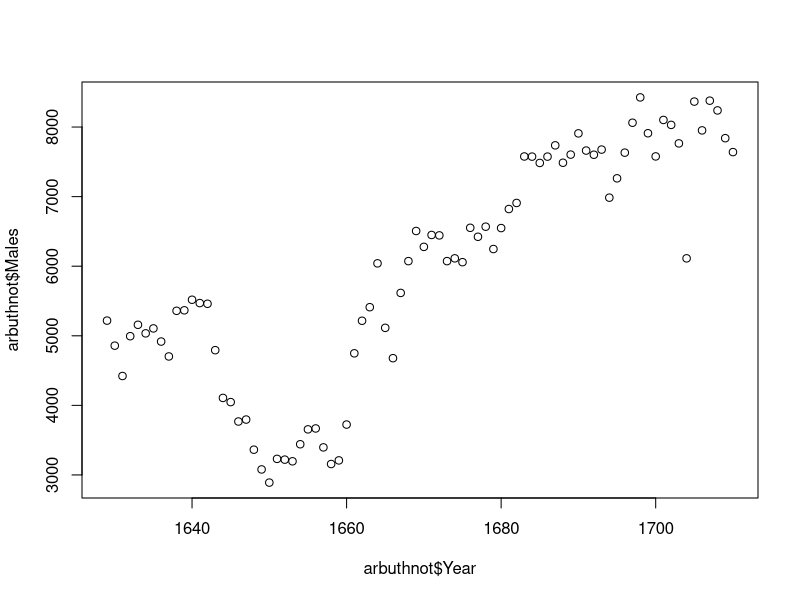
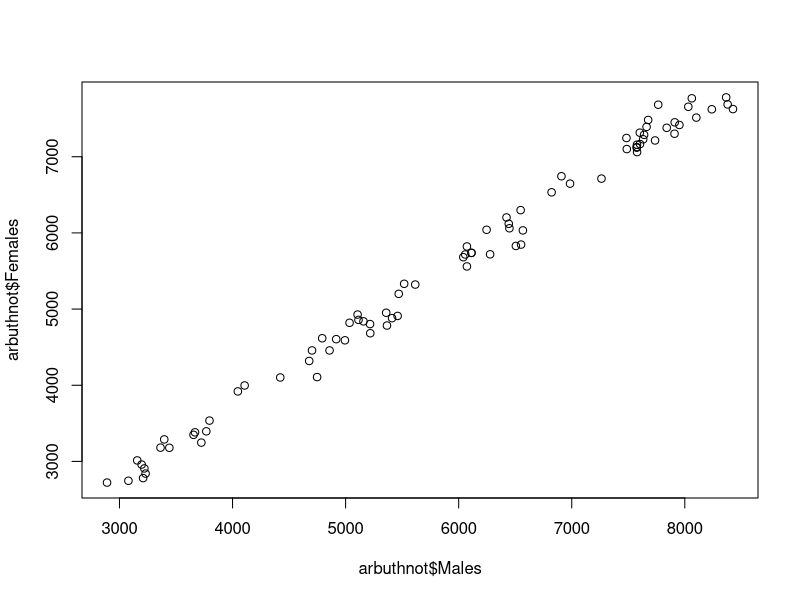
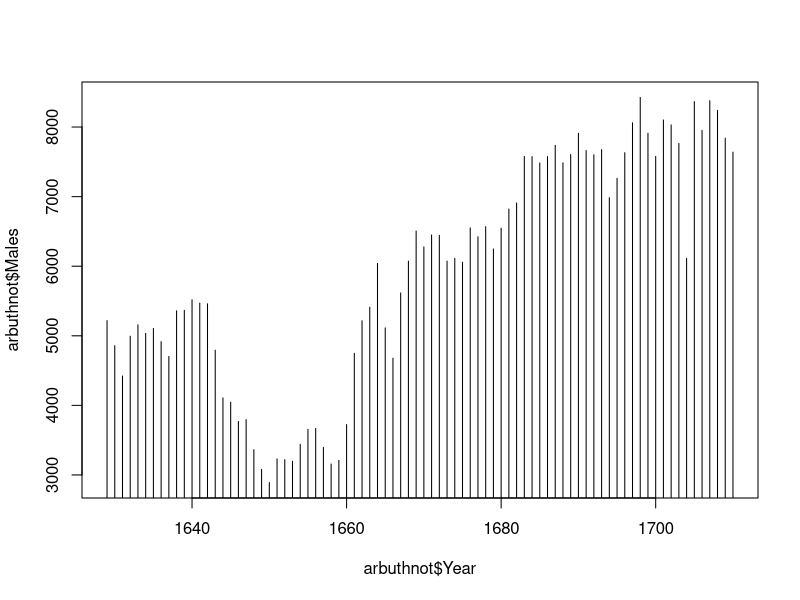
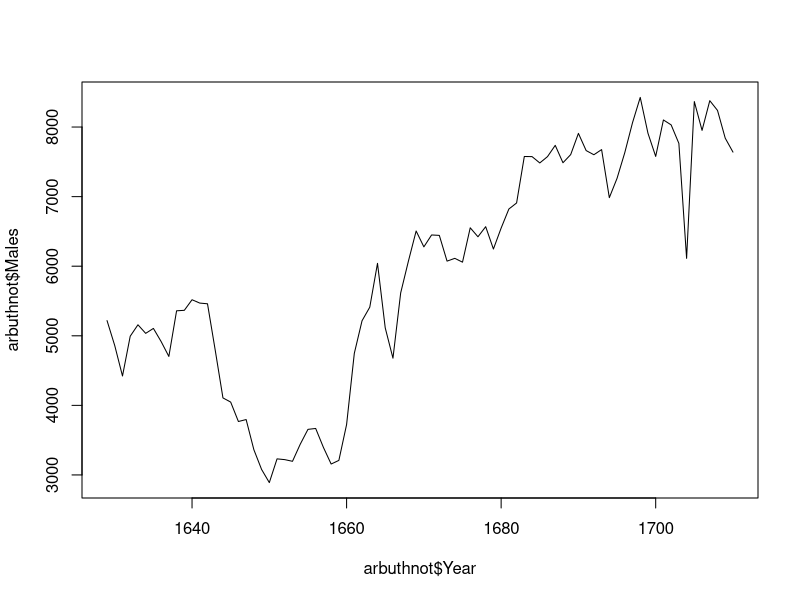
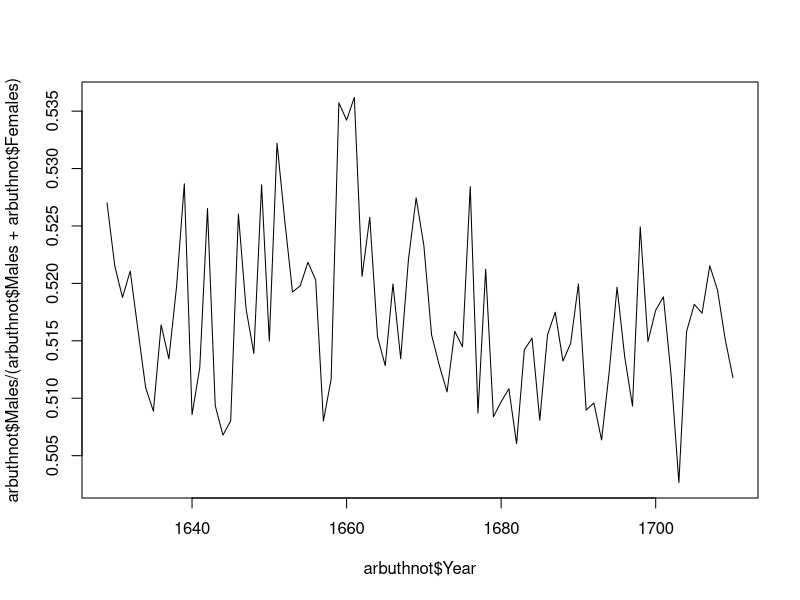
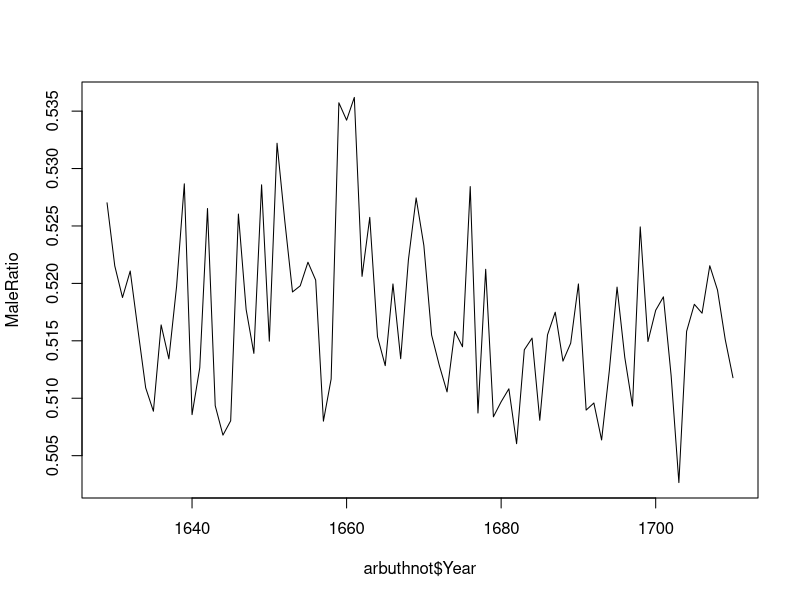

Write the R code that produced these figures, in order.
setwd("C:/Users/drdre/Onedrive/INLS625")
arbuthnot <- read.csv("Arbuthnot.csv")
str(arbuthnot)
dim(arbuthnot)
names(arbuthnot)
arbuthnot$Males
plot(arbuthnot$Year,arbuthnot$Males)
plot(arbuthnot$Males, arbuthnot$Females)
plot(x=arbuthnot$Year, y=arbuthnot$Males, type='h')
plot(x=arbuthnot$Year, y=arbuthnot$Males, type='l')

arbuthnot$Males/(arbuthnot$Males+arbuthnot$Females)

plot(arbuthnot$Year,arbuthnot$Males/(arbuthnot$Males+arbuthnot$Females),
     type= 'l')

plot(arbuthnot$Year,arbuthnot$Males/(arbuthnot$Males+arbuthnot$Females),
     type= 'l', ylab='MaleRatio')

MaleRatio <- arbuthnot$Males/(arbuthnot$Males+arbuthnot$Females)
MaleRatio
